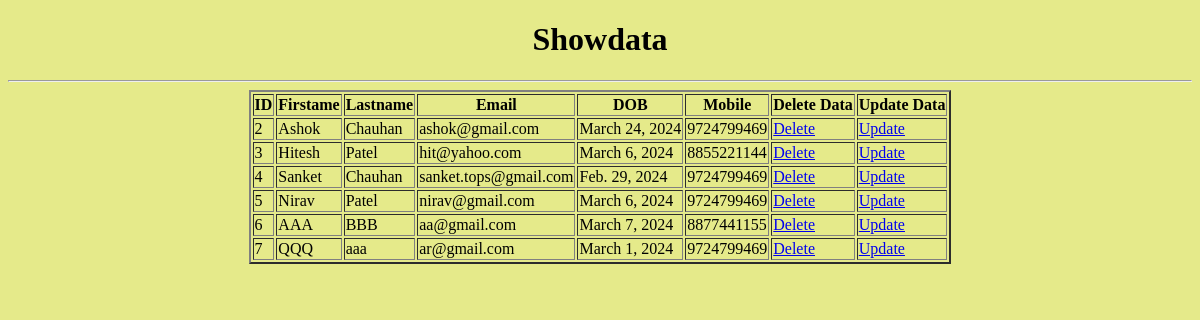
The app's page /showdata/, older data.
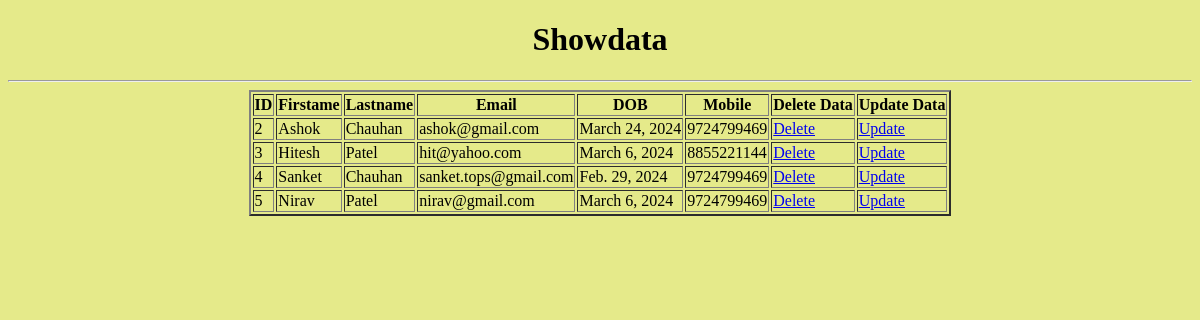
The same page, newer data.
### myapp/models.py (models this page shows)
class studinfo(models.Model):
    firstname=models.CharField(max_length=20)
    lastname=models.CharField(max_length=20)
    dob=models.DateField()
    email=models.EmailField()
    mobile=models.BigIntegerField()

### myapp/views.py (the view)
# urls.py: path('showdata/',views.showdata,name='showdata'),
def showdata(request):
    stdata=studinfo.objects.all()
    return render(request,'showdata.html',{'stdata':stdata})

### myapp/templates/showdata.html (shortened to what this page needs)
<!DOCTYPE html>
<html lang="en">
<head>
</head>
<body style="background-color: rgb(229, 234, 138);">
    <center><h1>Showdata</h1></center>
    <hr>
    <table align="center" border="2">
        <tr>
            <th>ID</th>
            <th>Firstame</th>
            <th>Lastname</th>
            <th>Email</th>
            <th>DOB</th>
            <th>Mobile</th>
            <th>Delete Data</th>
            <th>Update Data</th>
        </tr>
        {%for i in stdata%}
        <tr>
            <td>{{i.id}}</td>
            <td>{{i.firstname}}</td>
            <td>{{i.lastname}}</td>
            <td>{{i.email}}</td>
            <td>{{i.dob}}</td>
            <td>{{i.mobile}}</td>
            <td><a href="/deletedata/{{i.id}}">Delete</td>
                <td><a href="/updatedata/{{i.id}}">Update</td>
        </tr>
        {%endfor%}
    </table>
</body>
</html>

Row changes from the older to the newer data that the page shows:
removed studinfo: id "6", firstname "AAA", lastname "BBB", email "aa@gmail.com", dob "March 7, 2024", mobile "8877441155"
removed studinfo: id "7", firstname "QQQ", lastname "aaa", email "ar@gmail.com", dob "March 1, 2024", mobile "9724799469"
